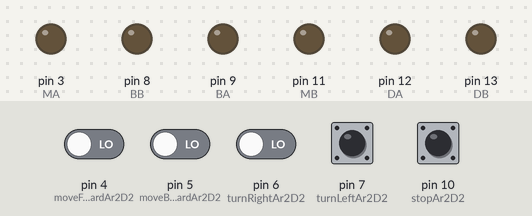
The sketch below on a simulated Arduino Uno, built with avr-gcc and run on an emulated ATmega328P. Shown: output pins drawn as LEDs (lit = HIGH). The test bench sets the inputs (shaded band); at power-on: pin 4 (moveForwardAr2D2), pin 5 (moveBackwardAr2D2), pin 6 (turnRightAr2D2), pin 7 (turnLeftAr2D2), pin 10 (stopAr2D2) LOW.

Above: at 1.2 s.
1.3 s: pin 4 (moveForwardAr2D2) driven HIGH
At 2.1 s:
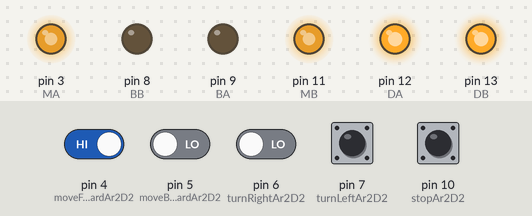
2.8 s: pin 4 (moveForwardAr2D2) driven LOW and pin 5 (moveBackwardAr2D2) driven HIGH
At 3.2 s:
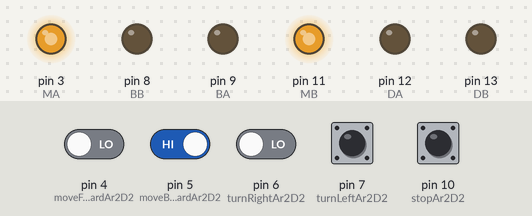
4.3 s: pin 5 (moveBackwardAr2D2) driven LOW and pin 6 (turnRightAr2D2) driven HIGH
At 5.5 s:
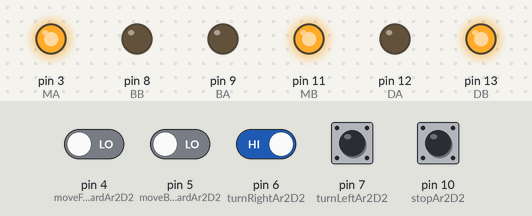
5.8 s: pin 5 (moveBackwardAr2D2) driven HIGH
At 6.7 s:
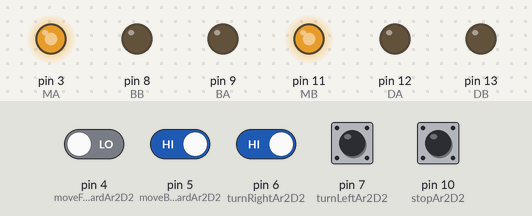
7.3 s: pin 5 (moveBackwardAr2D2) driven LOW
At 7.8 s:
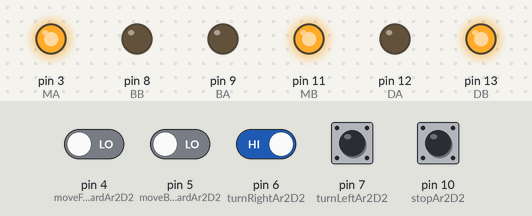
Timing chart, 0 to 9.8 s (numbered marks = the images above; inputs shaded):
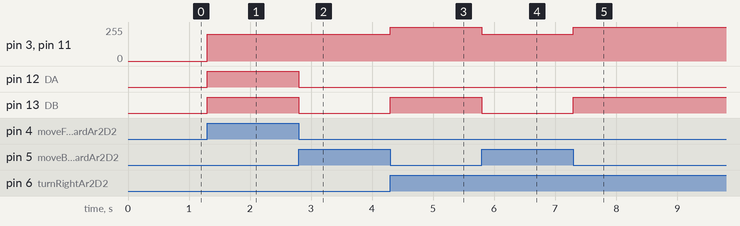

The sketch:

MotorControl_B.ino
```cpp
/****************************************************************
* Ar2D2 : An Android remote controlled Arduino Car
* By Oliver H and Brook H
* Our CS 362 Project
*
* Description:
* -----------
* The following arduino code controls the direction and the speed
* of the motors based on the signal that from another arduino.
* It controls the robot in 5 basic ways; moving forward , backward,
* turning left, right and stopping. It has four functions to
* to accomplish that and will be constantly checking for incoming signals.
* for more explanation how the code works please refer to the project report.
*
* Code written by Brook H
*/
/****************************************************************/

/****************************************************************/
// GENERAL MOTOR CONTROLS
/****************************************************************/

// Motor Channels (Direction) A and B (right and left morots)
int DA = 12;  // reverse or forward direction for motor A
int DB = 13; //  reverse or forward direction for motor B

// Motor Break control
int BA = 9;
int BB = 8; //Latest version use pin 4 instead of pin 8

// Motor speed control for the right and Left Motor
int MA = 3;   // spins the right motor
int MB = 11;  // spins the left motoslowing left or right motor and increasing the speed of the otehr motorr

//****************************************************************/

/****************************************************************/
// GENERAL CAR CONTROLS
/****************************************************************/

// Motor Channels (Direction) A and B (right and left morots)
int moveForwardAr2D2 = 4;  // input singnal to move car forward
int moveBackwardAr2D2 = 5;// input singnalto move car backwards
int turnRightAr2D2 = 6;   // input signal to move car right
int turnLeftAr2D2 = 7;  // input signal to move car left
int stopAr2D2 = 10; //  input singal to stop car

//****************************************************************/

/****************************************************************/
// MOVING MOTOR A
/****************************************************************/
void MotorA(int pwm, boolean forward)
{
 // check the direction
  if(forward)
 {
  digitalWrite(DA,HIGH);
 }
else
{
  digitalWrite(DA,LOW);
 }

 analogWrite(MA,pwm); //set pwm control, 0 for stop, and 255 for maximum speed

}

/****************************************************************/
// MOVING MOTOR B
/****************************************************************/

void MotorB(int pwm, boolean forward)
{
 if(forward)
 {
  digitalWrite(DB,HIGH);
 }
else
{
  digitalWrite(DB,LOW);
 }
  analogWrite(MB,pwm);
}

void turnRight ()
{
  MotorA(255,false);
  MotorB(255,true);

}
void turnLeft()
{
  MotorA(255,true);
  MotorB(255,false);
}
// move the motor forward
void moveForward(int pwm)
{
  MotorA(pwm,true);
  MotorB(pwm,true);
}

// move the motor backwards
void moveBackward(int pwm)
{
  MotorA(pwm,false);
  MotorB(pwm,false);
}

void setup()
{

   //Setup Channel A
  pinMode(DA, OUTPUT); //Initiates Motor Channel A pin
  pinMode(BA, OUTPUT); //Initiates Brake Channel A pin

  //Setup Channel B
  pinMode(DB, OUTPUT); //Initiates Motor Channel A pin
  pinMode(BB, OUTPUT);  //Initiates Brake Channel A pin

  // Setup Car controls (Initiate as an input pin)
  pinMode(moveForwardAr2D2, INPUT);
  pinMode(moveBackwardAr2D2, INPUT);
  pinMode(turnRightAr2D2, INPUT);
  pinMode(turnLeftAr2D2, INPUT);
  pinMode(stopAr2D2, INPUT);

  Serial.begin(9600);
}


void loop()
{


    if(digitalRead(moveForwardAr2D2)==HIGH)
              moveForward(200);
    else if(digitalRead(moveBackwardAr2D2)== HIGH)
              moveBackward(200);
    else if(digitalRead(turnRightAr2D2)== HIGH)
              turnRight();
    else if(digitalRead(turnLeftAr2D2)== HIGH)
              turnLeft();
    else if(digitalRead(stopAr2D2)== HIGH)
     {
        MotorA(0,false);
        MotorB(0,false);
     }
    else{
      ;
    }

}
```

Measured:
- after the input at 1.3 s, pin 3 (MA), pin 11 (MB): 0/255 → 200/255 at once; pin 12 (DA), pin 13 (DB): LOW → HIGH at once
- after the input at 2.8 s, pin 12 (DA), pin 13 (DB): HIGH → LOW at once
- after the input at 4.3 s, pin 3 (MA), pin 11 (MB): 200/255 → 255/255 at once; pin 13 (DB): LOW → HIGH at once
- after the input at 5.8 s, pin 3 (MA), pin 11 (MB): 255/255 → 200/255 at once; pin 13 (DB): HIGH → LOW at once
- after the input at 7.3 s, pin 3 (MA), pin 11 (MB): 200/255 → 255/255 at once; pin 13 (DB): LOW → HIGH at once
